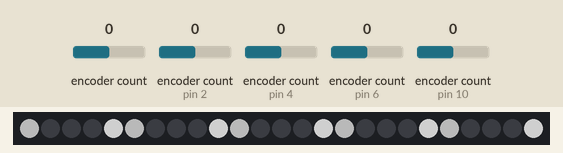
This sketch was run on a simulated Teensy 4. Shown: 25 RGB LEDs in strip order, left to right. The test bench sets the inputs (shaded band); at power-on: encoder count 0, encoder count (sensors on pin 4, pin 2, pin 6, pin 10) 0. Dim RGB values are drawn brighter than linear; what the sketch prints to the serial monitor is not drawn.

Above: at 1.2 s.
1.3 s: encoder count (sensor 0) set to 4
At 1.68 s:
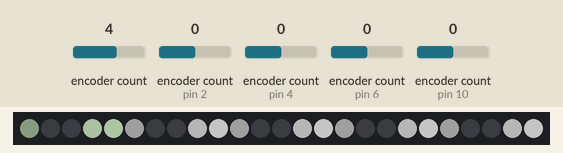
3.0 s: encoder count (sensor on pin 4) set to 4
At 3.21 s:
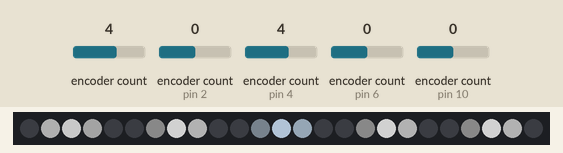
4.5 s: encoder count (sensor on pin 4) set to 8
At 4.75 s:
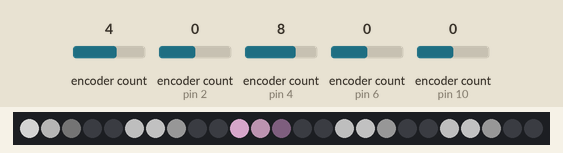
6.0 s: encoder count (sensor on pin 2) set to 4
At 6.89 s:
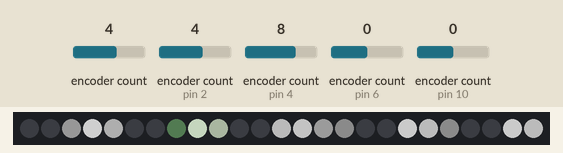
8.2 s: encoder count (sensor on pin 4) set to 12
At 8.71 s:
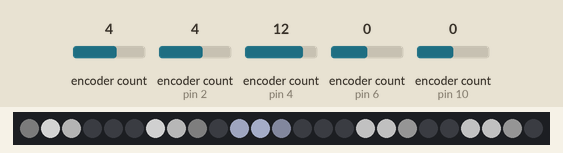
9.7 s: encoder count (sensor on pin 6) set to 1
At 9.94 s:
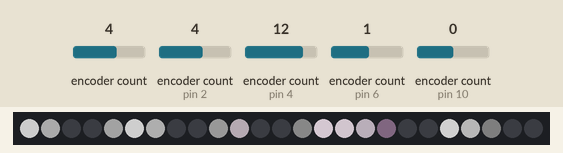
Timing chart, 0 to 12.2 s (numbered marks = the images above; inputs shaded):
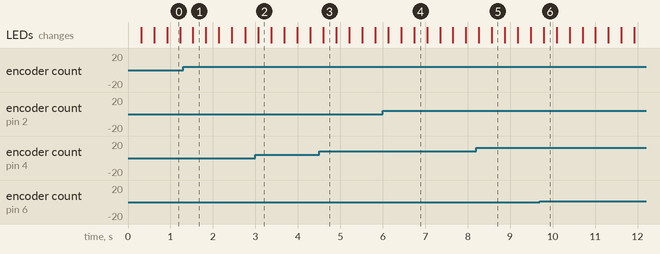

The sketch:

Five_and_Midi.ino
```cpp
#include <Metro.h>
#include <Encoder.h>
#include "SPI.h"
#include "Adafruit_WS2801.h"


float Re=0, Gr=0, Bl=0;
float i,j,k,p;
float m[5], time[5], wave[25], wave2[25], j2[25], checker;
long new1, new2, new3, new4, new5;
int maxx;

Encoder knob1(0, 1);
Encoder knob2(2, 3);
Encoder knob3(4, 5);
Encoder knob4(6, 7);
Encoder knob5(10, 11);

Metro timeDec = Metro(500);

int dataPin = 17;
int clockPin = 16;

Adafruit_WS2801 strip = Adafruit_WS2801(25, dataPin, clockPin);

void setup() {
  Serial.begin(9600);
  strip.begin();
  strip.show();
  for(int n = 0; n < 25; n++) {
    wave[n]    = -1.0;
    wave2[n]   =  0.0;
  }
  for(int n = 0; n < 24; n=n+5) {
    wave[n]    = 1.0;
    wave2[n]   = 0.5;
  }
  maxx=127;
}

long position1 = -999;
long position2 = -999;
long position3 = -999;
long position4 = -999;
long position5 = -999;


void loop() {
  new1 = knob1.read();
  new2 = knob2.read();
  new3 = knob3.read();
  new4 = knob4.read();
  new5 = knob5.read();

  if(timeDec.check() == 1) {
    if(new1>0){
      new1 = new1 - 1;
      if(new1<maxx/2) {
        new1 = new1 - 3;
      }
      knob1.write(new1);
    }
    if(new2>0){
      new2 = new2 - 1;
      if(new2<maxx/2) {
        new2 = new2 - 3;
      }
      knob2.write(new2);
    }
    if(new3>0){
      new3 = new3 - 1;
      if(new3<maxx/2) {
        new3 = new3 - 3;
      }
      knob3.write(new3);
    }
    if(new4>0){
      new4 = new4 - 1;
      if(new4<maxx/2) {
        new4 = new4 - 3;
      }
      knob4.write(new4);
    }
    if(new5>0){
      new5 = new5 - 1;
      if(new5<maxx/2) {
        new5 = new5 - 3;
      }
      knob5.write(new5);
    }
  }

  if (new1 >= maxx) {
    new1 = maxx;
    knob1.write(maxx);
  }
  if (new1 <= 0) {
    new1 = 0;
    knob1.write(0);
  }
  if (new2 >= maxx) {
    new2 = maxx;
    knob2.write(maxx);
  }
  if (new2 <= 0) {
    new2 = 0;
    knob2.write(0);
  }
  if (new3 >= maxx) {
    new3 = maxx;
    knob3.write(maxx);
  }
  if (new3 <= 0) {
    new3 = 0;
    knob3.write(0);
  }
  if (new4 >= maxx) {
    new4 = maxx;
    knob4.write(maxx);
  }
  if (new4 <= 0) {
    new4 = 0;
    knob4.write(0);
  }
  if (new5 >= maxx) {
    new5 = maxx;
    knob5.write(maxx);
  }
  if (new5 <= 0) {
    new5 = 0;
    knob5.write(0);
  }
  if (new1 != position1) {
    position1 = new1;
    time[0] = millis();
    Serial.print(new1);
    usbMIDI.sendControlChange(1,map(new1,0,maxx,0,127),1);
  }
  if (new2 != position2) {
    position2 = new2;
    time[1] = millis();
    Serial.print(new2);
    usbMIDI.sendControlChange(1,map(new2,0,maxx,0,127),2);
  }
  if (new3 != position3) {
    position3 = new3;
    time[2] = millis();
    Serial.print(new3);
    usbMIDI.sendControlChange(1,map(new3,0,maxx,0,127),3);
  }
  if (new4 != position4) {
    position4 = new4;
    time[3] = millis();
    Serial.print(new4);
    usbMIDI.sendControlChange(1,map(new4,0,maxx,0,127),4);
  }
  if (new5 != position5) {
    position5 = new5;
    time[4] = millis();
    Serial.print(new5);
    usbMIDI.sendControlChange(1,map(new5,0,maxx,0,127),5);
  }
  //j=0.008;
  j=0.015;
  k = 5 * j;
  m[0] = map(knob1.read(),0,maxx,0,1000);
  m[1] = map(knob2.read(),0,maxx,0,1000);
  m[2] = map(knob3.read(),0,maxx,0,1000);
  m[3] = map(knob4.read(),0,maxx,0,1000);
  m[4] = map(knob5.read(),0,maxx,0,1000);

  for(int n = 0; n < 25; n++) {
      if(n<5){
        j2[n] = map(knob1.read(),0,maxx,4,25);
      }
      else if(n>=5 && n<10){
        j2[n] = map(knob2.read(),0,maxx,4,25);
      }
      else if(n>=10 && n<15){
        j2[n] = map(knob3.read(),0,maxx,4,25);
      }
      else if(n>=15 && n<20){
        j2[n] = map(knob4.read(),0,maxx,4,25);
      }
      else{
        j2[n] = map(knob5.read(),0,maxx,4,25);
      }
  }

  for(int n = 0; n < 5; n++) {
    m[n] = m[n]/1000;
  }

    for(int n = 0; n < 25; n++) {
      if(n<5){
        HSL(i,m[0],wave2[n]);
      }
      else if(n>=5 && n<10){
        HSL(i,m[1],wave2[n]);
      }
      else if(n>=10 && n<15){
        HSL(i,m[2],wave2[n]);
      }
      else if(n>=15 && n<20){
        HSL(i,m[3],wave2[n]);
      }
      else{
        HSL(i,m[4],wave2[n]);
      }

      if(wave[n]==1){
        wave2[n] = wave2[n]+j2[n]/1000;
      }
      else{
        wave2[n] = wave2[n]-j2[n]*0.0005;
      }
      if(wave2[n] >= 0.5) {
        if(n==0 || n==5 || n==10 || n==15 || n==20){
          wave[n+4]=1;
        }
        else {
          wave[n-1] = 1;
        }
        wave[n]=-1;
      }
      if(wave2[n] < 0) {
        wave2[n]=0;
      }
      strip.setPixelColor(n,Re,Gr,Bl);
    }
    i = i + (j/10);
    if(i>=1){
      i=0;
    }
    p = m[0];
    strip.show();
}

void HSL(float H, float S, float L)
{
  float var_1;
  float var_2;
  float Hu=H+.33;
  float Hd=H-.33;
  if ( S == 0 )                       //HSL from 0 to 1
  {
     Re = L * 255;                      //RGB results from 0 to 255
     Gr = L * 255;
     Bl = L * 255;
  }
  else
  {
     if ( L < 0.5 )
       var_2 = L * ( 1 + S );
     else
       var_2 = ( L + S ) - ( S * L );

     var_1 = 2 * L - var_2;

     Re = round(255 * Hue_2_RGB( var_1, var_2, Hu ));
     Gr = round(255 * Hue_2_RGB( var_1, var_2, H ));
     Bl = round(255 * Hue_2_RGB( var_1, var_2, Hd ));
  }

}
float Hue_2_RGB( float v1, float v2, float vH )             //Function Hue_2_RGB
{
   if ( vH < 0 )
     vH += 1;
   if ( vH > 1 )
     vH -= 1;
   if ( ( 6 * vH ) < 1 )
     return ( v1 + ( v2 - v1 ) * 6 * vH );
   if ( ( 2 * vH ) < 1 )
     return ( v2 );
   if ( ( 3 * vH ) < 2 )
     return ( v1 + ( v2 - v1 ) * (.66-vH) * 6 );
   return ( v1 );
}
```

Measured:
- after the input at 4.5 s, the LEDs: change after 0.10 s (image 3)
- after the input at 8.2 s, the LEDs: first change after 0.06 s (image 5 shows a later state)
